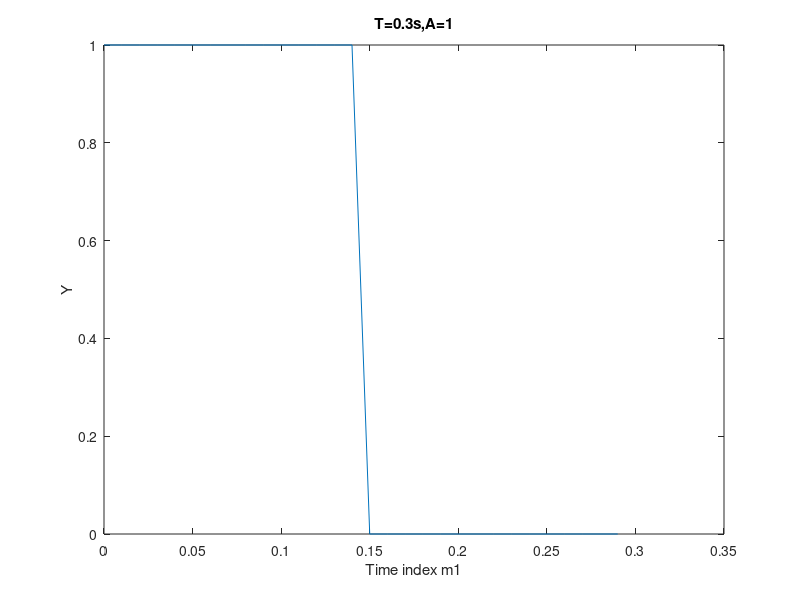
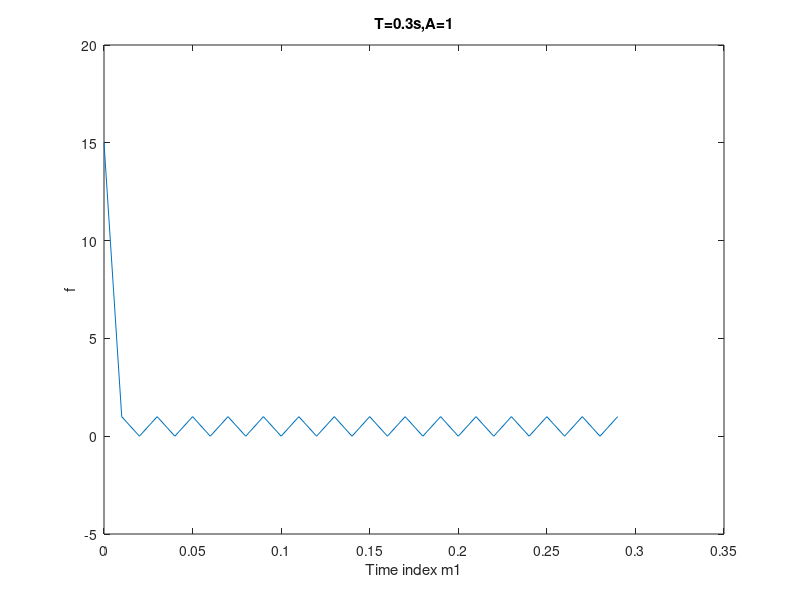
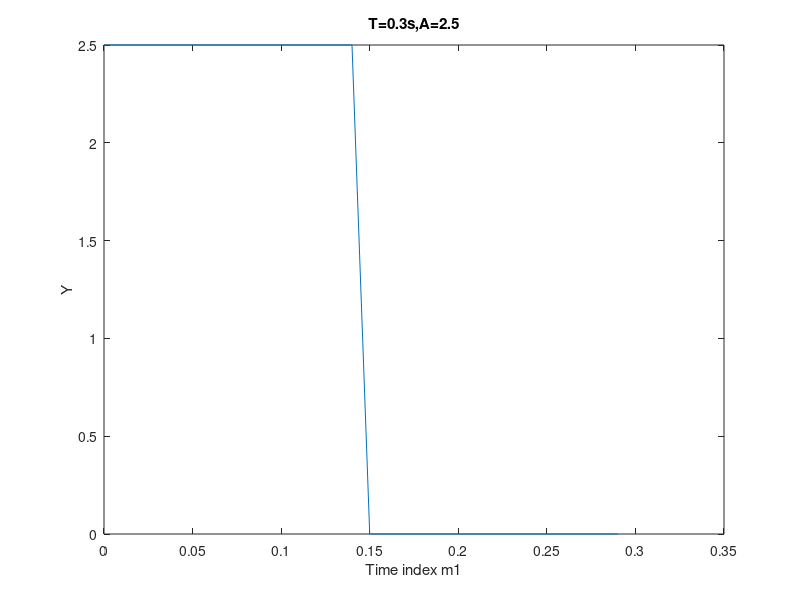
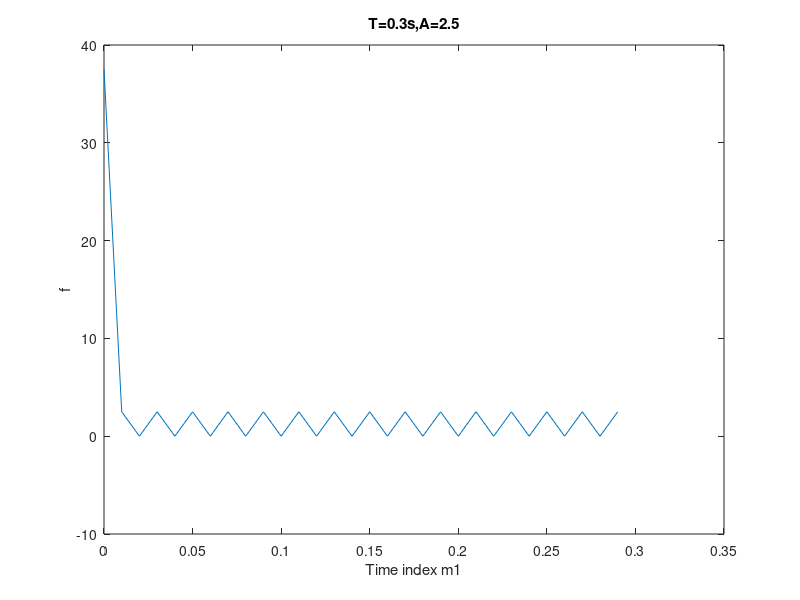

MATLAB code for these plots, in order:
clc;clear;
step=0.01;
T1=0.3;
T2=1;
%N=int8(T/step);
m1=0:step:T1-step;
m2=0:step:T2-step;
N1=length(m1);
N2=length(m2);
A1=1;
A2=2.5;
X1=zeros(2,N1);
X2=zeros(2,N2);
x11=zeros(2,N1/2);
x12=zeros(2,N1/2);
x21=zeros(2,N2/2);
x22=zeros(2,N2/2);

for i=1:N1/2
    x11(1,i)=A1;
    x12(1,i)=0;
    x11(2,i)=A2;
    x12(2,i)=0;
end

for i=1:N2/2
    x21(1,i)=A1;
    x22(1,i)=0;
    x21(2,i)=A2;
    x22(2,i)=0;
    
end

X1(1,1:N1/2)=x11(1,:);
X1(1,N1/2+1:N1)=x12(1,:);
X1(2,1:N1/2)=x11(2,:);
X1(2,N1/2+1:N1)=x12(2,:);

X2(1,1:N2/2)=x21(1,:);
X2(1,N2/2+1:N2)=x22(1,:);
X2(2,1:N2/2)=x21(2,:);
X2(2,N2/2+1:N2)=x22(2,:);

y1=fft(X1(1,:));
y2=fft(X1(2,:));
y3=fft(X2(1,:));
y4=fft(X2(2,:));

figure(1);
plot(m1,X1(1,:));
xlabel('Time index m1');ylabel('Y'); title('T=0.3s,A=1');
figure(2);
plot(m1,y1);
xlabel('Time index m1');ylabel('f'); title('T=0.3s,A=1');

figure(3);
plot(m1,X1(2,:));
xlabel('Time index m1');ylabel('Y'); title('T=0.3s,A=2.5');
figure(4);
plot(m1,y2);
xlabel('Time index m1');ylabel('f'); title('T=0.3s,A=2.5');

figure(5);
plot(m2,X2(1,:));
xlabel('Time index m2');ylabel('Y'); title('T=1s,A=1');
figure(6);
plot(m2,y3);
xlabel('Time index m2');ylabel('f'); title('T=1s,A=1');

figure(7);
plot(m2,X2(2,:));
xlabel('Time index m2');ylabel('Y'); title('T=1s,A=2.5');
figure(8);
plot(m2,y4);
xlabel('Time index m2');ylabel('f'); title('T=1s,A=2.5');

